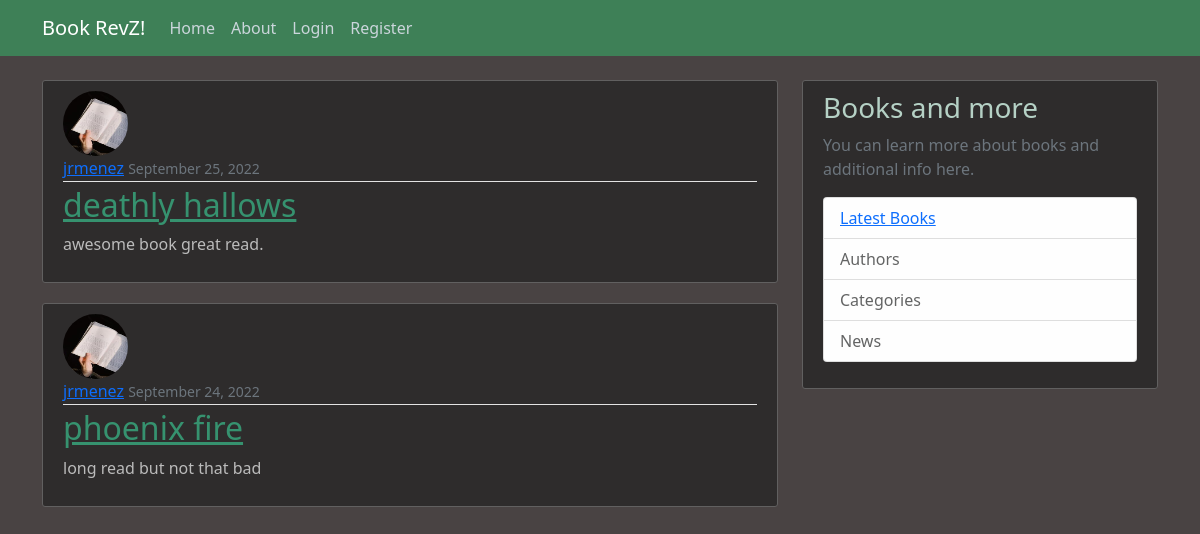
The page / on the database its author committed.
### blog/models.py (models this page shows, shortened)
class Post(models.Model):
    title = models.CharField(max_length=100)
    content = models.TextField()
    date_posted = models.DateTimeField(default=timezone.now)
    author = models.ForeignKey(User, on_delete=models.CASCADE)

### users/models.py (models this page shows, shortened)
class Profile(models.Model):
    user = models.OneToOneField(User, on_delete=models.CASCADE)
    image = models.ImageField(default='default.jpg', upload_to='profile_pics')

### blog/views.py (the view)
# urls.py: path('', PostListView.as_view(), name='blog-home'),
class PostListView(ListView):
    model = Post
    template_name = 'blog/home.html'  # <app>/<model>_<viewtype>.html
    context_object_name = 'posts'
    ordering = ['-date_posted']
    paginate_by = 5

### blog/templates/blog/home.html (shortened to what this page needs)
{% extends "blog/base.html" %}
{% block content %}
    {% for post in posts %}
        <article class="media content-section">
          <img class="rounded-circle article-img" src="{{ post.author.profile.image.url }}">
          <div class="media-body">
            <div class="article-metadata">
              <a class="mr-2" href="{% url 'user-posts' post.author.username %}">{{ post.author }}</a>
              <small class="text-muted">{{ post.date_posted|date:"F d, Y" }}</small>
            </div>
            <h2><a class="article-title" href="{% url 'post-detail' post.id %}">{{ post.title }}</a></h2>
            <p class="article-content">{{ post.content }}</p>
          </div>
        </article>
    {% endfor %}
{% endblock content %}

### blog/templates/blog/base.html (shortened to what this page needs)
{% load static %}
<!DOCTYPE html>
<html>
<head>
    <link href="https://cdn.jsdelivr.net/npm/bootstrap@5.0.0-beta3/dist/css/bootstrap.min.css" rel="stylesheet">
    <link rel="stylesheet" type="text/css" href="{% static 'blog/main.css' %}">
</head>
<body>
    <header class="site-header">
      <nav class="navbar navbar-expand-md navbar-dark bg-steel fixed-top">
        <div class="container">
          <a class="navbar-brand mr-4" href="{% url 'blog-home' %}">Book RevZ!</a>
          <div class="collapse navbar-collapse" id="navbarToggle">
            <div class="navbar-nav mr-auto">
              <a class="nav-item nav-link" href="{% url 'blog-home' %}">Home</a>
              <a class="nav-item nav-link" href="{% url 'blog-about' %}">About</a>
            </div>
            <div class="navbar-nav">
              {% if user.is_authenticated %}
                <a class="nav-item nav-link" href="{% url 'post-create' %}">Create-Review</a>
                <a class="nav-item nav-link" href="{% url 'profile' %}">Profile</a>
                <a class="nav-item nav-link" href="{% url 'logout' %}">Logout</a>
              {% else %}
                <a class="nav-item nav-link" href="{% url 'login' %}">Login</a>
                <a class="nav-item nav-link" href="{% url 'register' %}">Register</a>
              {% endif %}
            </div>
          </div>
        </div>
      </nav>
    </header>
    <main role="main" class="container">
      <div class="row">
        <div class="col-md-8">
          {% block content %}{% endblock %}
        </div>
        <div class="col-md-4">
          <div class="content-section">
            <h3>Books and more</h3>
            <p class='text-muted'>You can learn more about books and additional info here.
              <ul class="list-group">
                <li class="list-group-item list-group-item-light"> <a href="{% url 'register' %}"> Latest Books</a></li>
                <li class="list-group-item list-group-item-light">Authors</li>
                <li class="list-group-item list-group-item-light">Categories</li>
                <li class="list-group-item list-group-item-light">News</li>
              </ul>
            </p>
          </div>
        </div>
      </div>
    </main>
    </body>
</html>

### blog/static/blog/main.css (style rules this page uses)
body { background: #494343; color: #bbbbbb; margin-top: 5rem; }
h1, h2, h3, h4, h5, h6 { color: #b8d4c8fa; }
ul { margin: 0; }
.bg-steel { background-color: #3e8057; }
.site-header .navbar-nav .nav-link { color: #cbd5db; }
.content-section { background: #2e2c2c; padding: 10px 20px; border: 1px solid #616060; border-radius: 3px; margin-bottom: 20px; }
.article-title { color: #36926f; }
.article-content { white-space: pre-line; }
.article-img { height: 65px; width: 65px; margin-right: 16px; }
.article-metadata { padding-bottom: 1px; margin-bottom: 4px; border-bottom: 1px solid #e3e3e3 }

### rows shown on the page
Post: author.profile.image (placeholder picture), author "jrmenez", date_posted "September 25, 2022", title "deathly hallows", content "awesome book great read."
Post: author.profile.image (placeholder picture), author "jrmenez", date_posted "September 24, 2022", title "phoenix fire", content "long read but not that bad"
